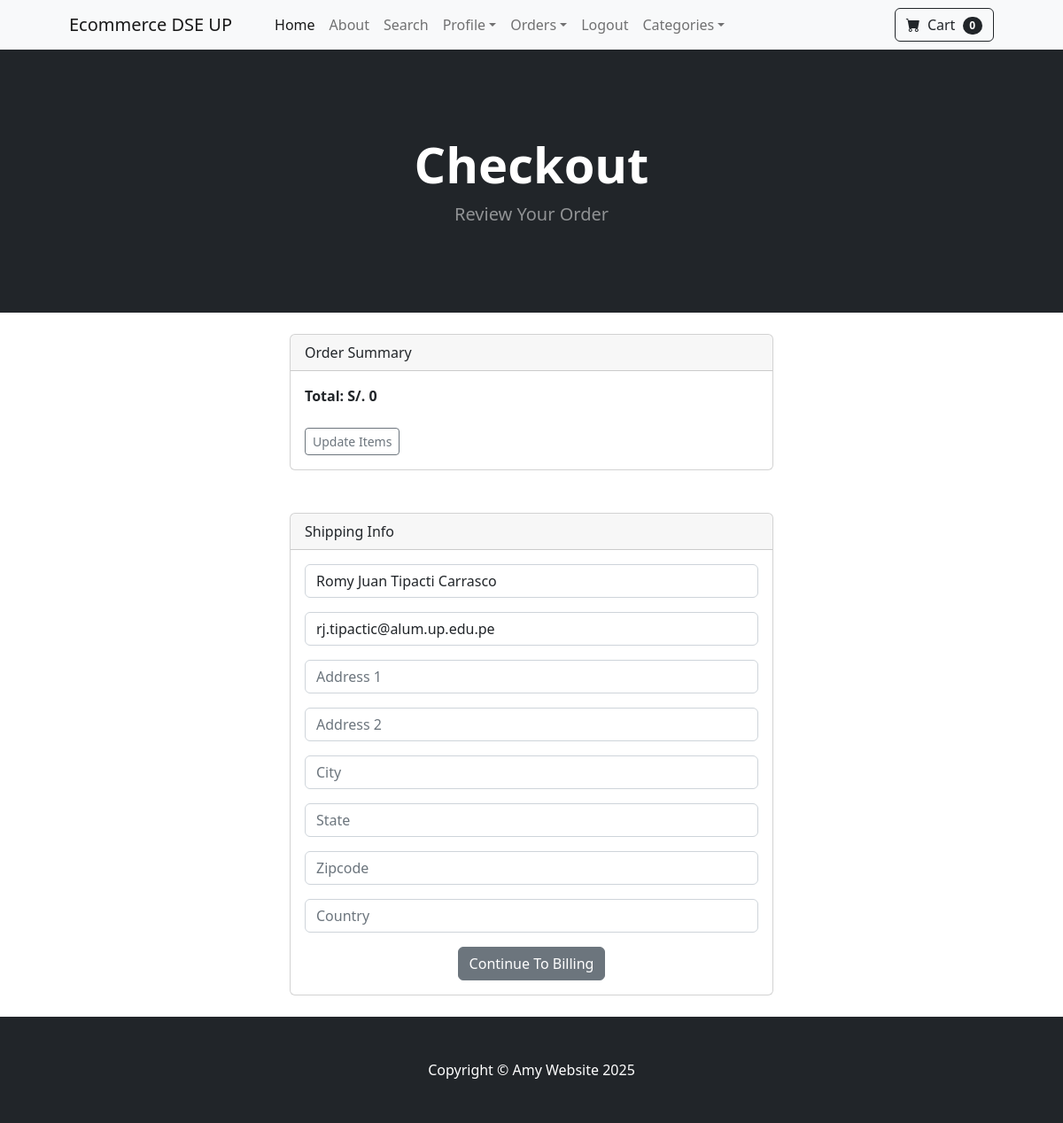
The app's page /payment/checkout (signed in) with its own data.
### payment/models.py (models this page shows, shortened)
class ShippingAddress(models.Model):
    user = models.ForeignKey(User, on_delete=models.CASCADE, null=True, blank=True)
    shipping_full_name = models.CharField(max_length=255)
    shipping_email = models.CharField(max_length=255)
    shipping_address1 = models.CharField(max_length=255)
    shipping_address2 = models.CharField(max_length=255, null=True, blank=True)
    shipping_city = models.CharField(max_length=255)
    shipping_state = models.CharField(max_length=255, null=True, blank=True)
    shipping_zipcode = models.CharField(max_length=255, null=True, blank=True)
    shipping_country = models.CharField(max_length=255)
    class Meta:
        verbose_name_plural = "Shipping Address"

### payment/views.py (the view, shortened to what this page needs)
# urls.py: path('checkout', views.checkout, name='checkout'),
def checkout(request):
    cart = Cart(request)
    cart_products = cart.get_prods()
    quantities = cart.get_quants()
    totals = cart.cart_total()
    if request.user.is_authenticated:
        shipping_user, created = ShippingAddress.objects.get_or_create(user=request.user)
        shipping_form = ShippingForm(request.POST or None, instance=shipping_user)
        return render(
            request,
            "payment/checkout.html",
            {
                'cart_products': cart_products,
                'quantities': quantities,
                'totals': totals,
                'shipping_form': shipping_form
            }
        )

### cart/cart.py (called while the page is built, shortened)
    def __len__(self):
        return len(self.cart)

    def get_prods(self):
        product_ids = self.cart.keys()
        products = Product.objects.filter(id__in=product_ids)
        return products

    def get_quants(self):
        quantities = self.cart
        return quantities

    def cart_total(self):
        product_ids = self.cart.keys()
        products = Product.objects.filter(id__in=product_ids)
        quantities = self.cart
        total = 0
        return total

### cart/context_processors.py (called while the page is built)
def cart(request):
    return {'cart': Cart(request)}

### payment/templates/payment/checkout.html (shortened to what this page needs)
{% extends 'base.html' %}
{% block content %}
<header class="bg-dark py-5">
    <div class="container px-4 px-lg-5 my-5">
        <div class="text-center text-white">
            <h1 class="display-4 fw-bolder">Checkout</h1>
            <p class="lead fw-normal text-white-50 mb-0">Review Your Order</p>
        </div>
    </div>
</header>
<br>
<div class="container">
    <div class="row">
        <div class="col-md-6 offset-md-3">
            <div class="card">
                <div class="card-header">
                    Order Summary
                </div>
                <div class="card-body">
                    <strong>Total: S/. {{ totals }}</strong>
                    <br><br>
                    <a href="{% url 'cart_summary' %}" class="btn btn-sm btn-outline-secondary">
                        Update Items
                    </a>
                </div>
            </div>
            <br><br>
            <div class="card">
                <div class="card-header">
                    Shipping Info
                </div>
                <div class="card-body">
                    <form method="POST" action="{% url 'billing_info' %}">
                        {{ shipping_form.as_p }}
                        <div class="text-center mt-3">
                            <button type="submit" class="btn btn-secondary">
                                Continue To Billing
                            </button>
                        </div>
                    </form>
                </div>
            </div>
        </div>
    </div>
</div>
<br>
{% endblock %}

### records on screen
ShippingAddress: shipping_full_name "Romy Juan Tipacti Carrasco", shipping_email "rj.tipactic@alum.up.edu.pe"

### other values on screen
{{ cart|length }} "0"
{{ totals }} "0"
